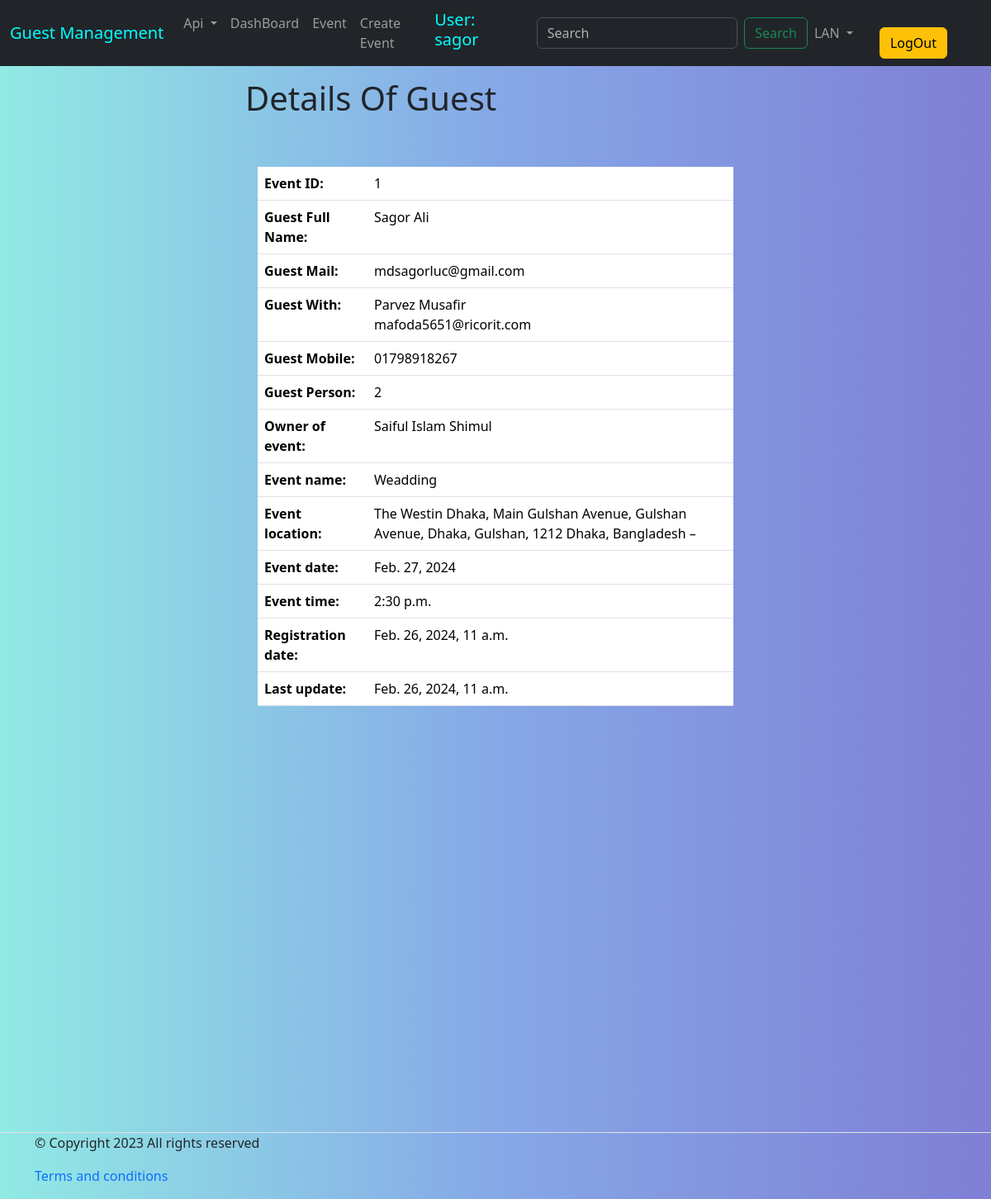
/event/guest_details/1/ (signed in), run on the app's committed database.
### API_authentication/models.py (models this page shows, shortened)
class User(AbstractUser):
    username          = models.CharField(max_length=150, null=True)
    email             = models.EmailField(unique=True)
    is_active         = models.BooleanField(default=False)
    is_verified       = models.BooleanField(default=False)
    verification_otp  = models.CharField(max_length=6 , null=True, blank=True)
    USERNAME_FIELD = 'email'
    REQUIRED_FIELDS = ['username']
    objects = UserManager()

### event/models.py (models this page shows, shortened)
class EventRegistration(models.Model):
    userE       = models.ForeignKey(User, on_delete=models.CASCADE, default=False, related_name='registration')
    event       = models.ForeignKey(CreateEvent, on_delete=models.CASCADE, blank=True, related_name='event')
    firstName   = models.CharField(max_length=25, blank=False)
    lastName    = models.CharField(max_length= 25, blank=False)
    email       = models.EmailField(max_length= 50, blank=False)
    friendName  = models.CharField(max_length=50, blank=True)
    friendEmail = models.EmailField(max_length=100, blank=True)
    phoneNumber = models.CharField(max_length=14, blank=False)
    totalPerson = models.IntegerField(blank=False)
    token_num   = models.CharField(max_length=21, unique=True, null=False)
    createDate  = models.DateTimeField(auto_now_add= True, null=True)
    modifyDate  = models.DateTimeField(auto_now= True)
    class Meta:
        verbose_name = 'Event Registration'
        verbose_name_plural = 'Event Registrations'
        ordering = ['id']

class CreateEvent(models.Model):
    eventUser        = models.ForeignKey(User, on_delete=models.CASCADE, blank=True, related_name='user')
    eventOwnerName   = models.CharField(max_length= 25, blank=False, unique=True)
    eventTitle       = models.CharField(max_length= 200, blank=False)
    eventDate        = models.DateField(blank= False)
    eventTime        = models.TimeField(blank= False)
    totalSeat        = models.IntegerField(blank= False)
    eventLocation    = models.CharField(max_length= 250, blank= False)
    eventDescription = models.TextField(blank= False)
    token_numbers    = models.ManyToManyField('MultipleToken', related_name='tokens')
    token_verified   = models.BooleanField(default=False)
    eventCreatedDate = models.DateTimeField(auto_now_add= True, null=True)
    eventModifyDate  = models.DateTimeField(auto_now= True)
    class Meta:
        verbose_name = 'Create Event'
        verbose_name_plural = 'Create Events'
        ordering = ['id']

### event/views.py (the view)
# urls.py: path('guest_details/<int:id>/', guest_details, name="guest_details"),
@login_required
def guest_details(request, id=None):
    guest = EventRegistration.objects.get(id= id)
    return render(request, 'guest_details.html', {'guest': guest})

### event/templates/guest_details.html (shortened to what this page needs)
{% extends 'base.html' %}
{% load i18n %}
{% block body %}
<h1 id="moving-title" style="width: 53%; margin: auto;text-align: left; padding: 15px; font-size: 40px">
  Details Of Guest
</h1>
<br>
<div class='container' style="width:50%; margin:auto; margin-top: 20px; margin-bottom: 10px;">
      <table class="table">
        <tbody>
            <tr>
                <th scope="row">Event ID:</th>
                <td>{{ guest.id }}</td>
            </tr>
            <tr>
                <th scope="row">Guest Full Name:</th>
                <td>{{ guest.firstName }} {{ guest.lastName }}</td>
            </tr>
            <tr>
                <th scope="row">Guest Mail:</th>
                <td>{{ guest.email }}</td>
            </tr>
            <tr>
              {% if guest.friendName%}
                <th scope="row">Guest With:</th>
                <td>{{ guest.friendName }}<br>{{ guest.friendEmail }}</td>
                {% else %}
                <th scope="row">Guest With:</th>
                <td style="color: red;">Null</td>
                {% endif %}
            </tr>
            <tr>
              <th scope="row">Guest Mobile: </th>
              <td>{{guest.phoneNumber}}</td>
            </tr>
            <tr>
              <th scope="row">Guest Person:</th>
              <td>{{guest.totalPerson}}</td>
            </tr>
            <tr>
              <th scope="row">Owner of event:</th>
              <td>{{guest.event.eventOwnerName}}</td>
            </tr>
            <tr>
              <th scope="row">Event name:</th>
              <td>{{guest.event.eventTitle}}</td>
            </tr>
            <tr>
              <th scope="row">Event location:</th>
              <td>{{guest.event.eventLocation}}</td>
            </tr>
            <tr>
              <th scope="row">Event date:</th>
              <td>{{guest.event.eventDate}}</td>
            </tr>
            <tr>
              <th scope="row">Event time:</th>
              <td>{{guest.event.eventTime}}</td>
            </tr>
            <tr>
              <th scope="row">Registration date:</th>
              <td>{{guest.createDate}}</td>
            </tr>
            <tr>
              <th scope="row">Last update:</th>
              <td>{{guest.modifyDate}}</td>
            </tr>
        </tbody>
    </table>
</div>
{% endblock body %}

### templates/base.html (shortened to what this page needs)
<!DOCTYPE html>
{% load static %}
{% load i18n %}
<html lang="en" dir={% trans "dir" %}>
<head>
  <link href="https://cdn.jsdelivr.net/npm/bootstrap@5.3.1/dist/css/bootstrap.min.css" rel="stylesheet">
  <link rel="stylesheet" href="{% static "css/message_style.css" %}">
  <link rel="stylesheet" href="{% static "css/style.css" %}">
  <link rel="stylesheet" href="{% static "css/popup_style.css" %}">
</head>
<body>
  {% if request.user.is_authenticated %}
    <nav class="navbar navbar-expand-lg bg-dark" data-bs-theme="dark">
      <div class="container-fluid">
        <a class="navbar-brand " href="#" style="color: aqua">
          Guest Management
        </a>
        <div class="collapse navbar-collapse" id="navbarSupportedContent">
          <ul class="navbar-nav me-auto mb-2 mb-lg-0">
            <li class="nav-item dropdown">
              <a class="nav-link dropdown-toggle" href="#" id="navbarDropdown" role="button" data-bs-toggle="dropdown" aria-expanded="false">
                Api
              </a>
            </li>
            <li class="nav-item">
              <a class="nav-link" href="{% url "dashboard" %}">DashBoard</a>
            </li>
            <li class="nav-item">
              <a class="nav-link" href="{% url "home" %}">Event</a>
            </li>
            <li class="nav-item">
              <a class="nav-link" href="{% url "create_event" %}">Create Event</a>
            </li>
          </ul>
          <h5 style="color:aqua;margin-right: 20px;">User: {{user.username}}</h5>
          <form class="d-flex" role="search" action="{% url "search" %}" method="GET">
            <input class="form-control me-2" name="keyword" type="search" placeholder="Search" aria-label="Search">
            <button class="btn btn-outline-success" type="submit">Search</button>
          </form>
        <div class="dropdown me-auto">
          {% get_current_language as CURRENT_LANGUAGE %}
          {% get_available_languages as AVAILABLE_LANGUAGES %}
          {% get_language_info_list for AVAILABLE_LANGUAGES as languages %}
          <ul class="navbar-nav me-auto mb-2 mb-lg-0">
            <li class="nav-item dropdown">
              <a class="nav-link dropdown-toggle" href="#" id="navbarDropdown" role="button" data-bs-toggle="dropdown" aria-expanded="false">
                LAN
              </a>
            </li>
          </ul>
        </div>
        <li class="nav-item">
            <a href="{% url "logout" %}" class="btn btn-warning mx-4">LogOut</a>
          </li>
        </div>
      </div>
    </nav>
  {% endif %}
{% block body %}
{% endblock body %}
  {% if request.user.is_authenticated %}
    <footer class="section-footer border-top padding-y" style="margin-top: 500px;">
      <div class="container">
        <p class="float-md-right">&copy Copyright 2023 All rights reserved</p>
        <p>
          <a href="#" style="text-decoration: None">Terms and conditions</a>
        </p>
      </div>
    </footer>
  {% endif %}
</body>
</html>

### static/css/style.css (style rules this page uses)
#moving-title { animation: moveRightToLeft 15s linear infinite; }
body, html { height: 100%; margin: 0; background: #7f7fd5; background: -webkit-linear-gradient(to right, #91eae4, #86a8e7, #7f7fd5); background: linear-gradient(to right, #91eae4, #86a8e7, #7f7fd5); }
.container { align-content: center; }

### data on the page
User: username "sagor"
EventRegistration: id "1", firstName "Sagor", lastName "Ali", email "mdsagorluc@gmail.com", friendName "Parvez Musafir", friendEmail "mafoda5651@ricorit.com", phoneNumber "01798918267", totalPerson "2", event.eventOwnerName "Saiful Islam Shimul", event.eventTitle "Weadding", event.eventLocation "The Westin Dhaka, Main Gulshan Avenue, Gulshan Avenue, Dhaka, Gulshan, 1212 Dhaka, Bangladesh –", event.eventDate "Feb. 27, 2024", event.eventTime "2:30 p.m.", createDate "Feb. 26, 2024, 11 a.m.", modifyDate "Feb. 26, 2024, 11 a.m."
